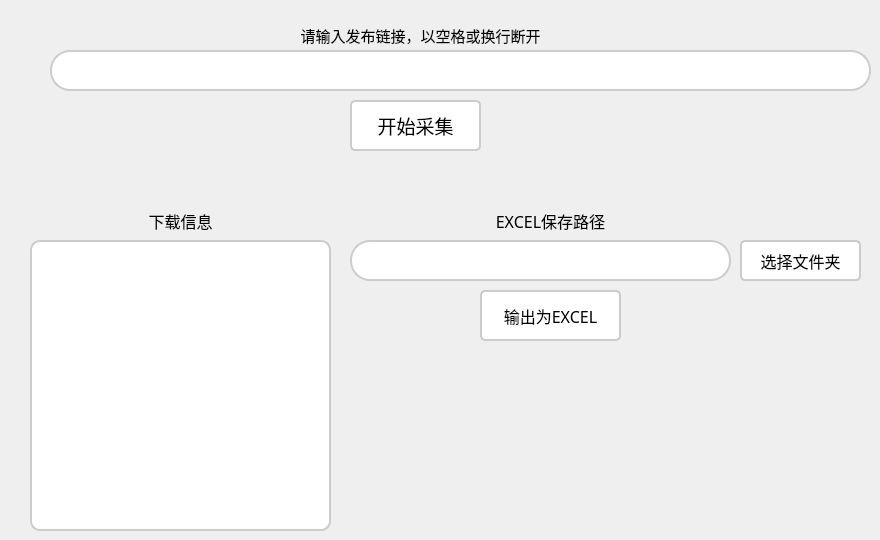
         <widget class="QWidget" name="tab_5_1">
          <attribute name="title">
           <string>红薯赞藏评</string>
          </attribute>
          <widget class="QTextEdit" name="id_get_text">
           <property name="geometry">
            <rect>
             <x>50</x>
             <y>50</y>
             <width>821</width>
             <height>41</height>
            </rect>
           </property>
           <property name="styleSheet">
            <string notr="true">QWidget {
    background-color: #ffffff; /* 设置背景颜色 */
    border: 2px solid #ccc; /* 设置边框样式 */
    border-radius: 20px; /* 设置圆形边框 */
    padding: 5px; /* 设置内边距 */
}
</string>
           </property>
          </widget>
          <widget class="QLabel" name="id_get_label">
           <property name="geometry">
            <rect>
             <x>180</x>
             <y>10</y>
             <width>481</width>
             <height>51</height>
            </rect>
           </property>
           <property name="font">
            <font>
             <family>幼圆</family>
             <pointsize>11</pointsize>
            </font>
           </property>
           <property name="styleSheet">
            <string notr="true">QLabel {
    background-color: transparent; /* 设置背景透明 */
    border: none; /* 移除边框 */
}
</string>
           </property>
           <property name="text">
            <string>请输入发布链接，以空格或换行断开</string>
           </property>
           <property name="alignment">
            <set>Qt::AlignCenter</set>
           </property>
          </widget>
          <widget class="QPushButton" name="pushButton_2">
           <property name="geometry">
            <rect>
             <x>350</x>
             <y>100</y>
             <width>131</width>
             <height>51</height>
            </rect>
           </property>
           <property name="font">
            <font>
             <family>幼圆</family>
             <pointsize>14</pointsize>
            </font>
           </property>
           <property name="styleSheet">
            <string notr="true">    background-color: #ffffff; /* 设置背景颜色 */
    border: 2px solid #ccc; /* 设置边框样式 */
    border-radius: 5px; /* 设置圆角半径 */
    padding: 5px; /* 设置内边距 */</string>
           </property>
           <property name="text">
            <string>开始采集</string>
           </property>
          </widget>
          <widget class="QTextEdit" name="textEdit">
           <property name="geometry">
            <rect>
             <x>30</x>
             <y>240</y>
             <width>301</width>
             <height>291</height>
            </rect>
           </property>
           <property name="styleSheet">
            <string notr="true">    background-color: #ffffff; /* 设置背景颜色 */
    border: 2px solid #ccc; /* 设置边框样式 */
    border-radius: 10px; /* 设置圆角半径 */
    padding: 5px; /* 设置内边距 */</string>
           </property>
          </widget>
          <widget class="QLabel" name="label_13">
           <property name="geometry">
            <rect>
             <x>120</x>
             <y>200</y>
             <width>121</width>
             <height>41</height>
            </rect>
           </property>
           <property name="font">
            <font>
             <family>幼圆</family>
             <pointsize>12</pointsize>
            </font>
           </property>
           <property name="styleSheet">
            <string notr="true">QLabel {
    background-color: transparent; /* 设置背景透明 */
    border: none; /* 移除边框 */
}
</string>
           </property>
           <property name="text">
            <string>下载信息</string>
           </property>
           <property name="alignment">
            <set>Qt::AlignCenter</set>
           </property>
          </widget>
          <widget class="QPushButton" name="pushButton_3">
           <property name="geometry">
            <rect>
             <x>480</x>
             <y>290</y>
             <width>141</width>
             <height>51</height>
            </rect>
           </property>
           <property name="font">
            <font>
             <family>幼圆</family>
             <pointsize>12</pointsize>
            </font>
           </property>
           <property name="styleSheet">
            <string notr="true">    background-color: #ffffff; /* 设置背景颜色 */
    border: 2px solid #ccc; /* 设置边框样式 */
    border-radius: 5px; /* 设置圆角半径 */
    padding: 5px; /* 设置内边距 */</string>
           </property>
           <property name="text">
            <string>输出为EXCEL</string>
           </property>
          </widget>
          <widget class="QTextEdit" name="id_get_text_2">
           <property name="geometry">
            <rect>
             <x>350</x>
             <y>240</y>
             <width>381</width>
             <height>41</height>
            </rect>
           </property>
           <property name="styleSheet">
            <string notr="true">QWidget {
    background-color: #ffffff; /* 设置背景颜色 */
    border: 2px solid #ccc; /* 设置边框样式 */
    border-radius: 20px; /* 设置圆形边框 */
    padding: 5px; /* 设置内边距 */
}
</string>
           </property>
          </widget>
          <widget class="QLabel" name="label_14">
           <property name="geometry">
            <rect>
             <x>480</x>
             <y>200</y>
             <width>141</width>
             <height>41</height>
            </rect>
           </property>
           <property name="font">
            <font>
             <family>幼圆</family>
             <pointsize>12</pointsize>
            </font>
           </property>
           <property name="styleSheet">
            <string notr="true">QLabel {
    background-color: transparent; /* 设置背景透明 */
    border: none; /* 移除边框 */
}
</string>
           </property>
           <property name="text">
            <string>EXCEL保存路径</string>
           </property>
           <property name="alignment">
            <set>Qt::AlignCenter</set>
           </property>
          </widget>
          <widget class="QPushButton" name="pushButton_4">
           <property name="geometry">
            <rect>
             <x>740</x>
             <y>240</y>
             <width>121</width>
             <height>41</height>
            </rect>
           </property>
           <property name="font">
            <font>
             <family>幼圆</family>
             <pointsize>12</pointsize>
            </font>
           </property>
           <property name="layoutDirection">
            <enum>Qt::LeftToRight</enum>
           </property>
           <property name="styleSheet">
            <string notr="true">    background-color: #ffffff; /* 设置背景颜色 */
    border: 2px solid #ccc; /* 设置边框样式 */
    border-radius: 5px; /* 设置圆角半径 */
    padding: 5px; /* 设置内边距 */
 	text-align: center;</string>
           </property>
           <property name="text">
            <string>选择文件夹</string>
           </property>
          </widget>
         </widget>
